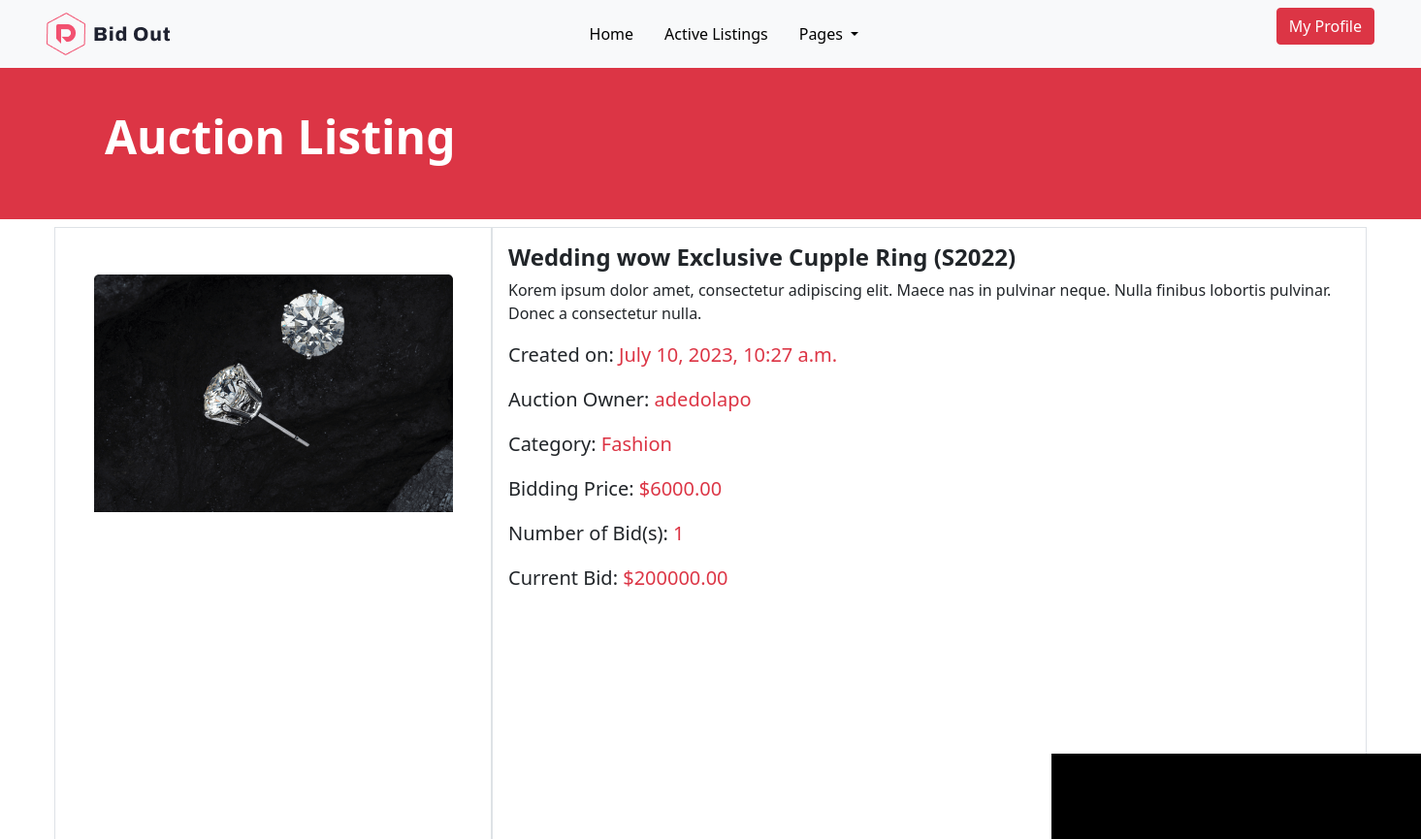
The page /auctions/d44506d3-b728-4b79-9f58-a2e37bc8bf64/ (upper part) on the database as committed earlier.
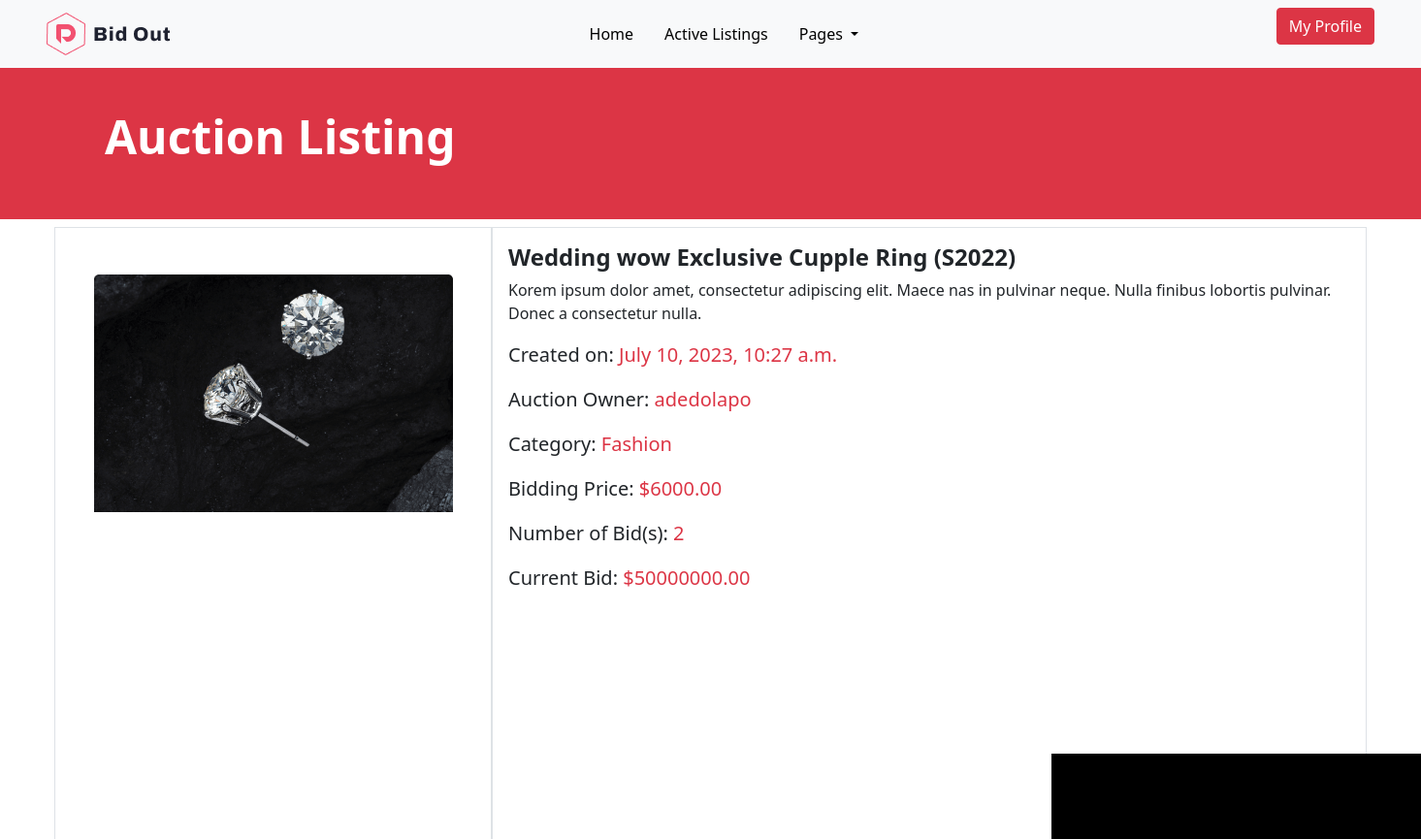
The same page on the database as committed later.
### auctions/models.py (models this page shows, shortened)
class Auction(models.Model):
    title = models.CharField(max_length=255)
    description = models.TextField(null=True, blank=True)
    featured_image = models.ImageField(
        null=True, blank=True, default="default.jpg")
    start_date = models.DateTimeField(auto_now_add=True)
    place_bid = models.OneToOneField('Bid', blank=True, related_name='bids', on_delete=models.CASCADE, null=True)
    id = models.UUIDField(default=uuid.uuid4, unique=True,
                          primary_key=True, editable=False)
    end_date = models.DateTimeField(auto_now=True, null=True, blank=True)
    price = models.DecimalField(max_digits=10, decimal_places=2, default=0, null=True, blank=True)
    starting_bid = models.DecimalField(max_digits=10, decimal_places=2, null=True, blank=True)
    category = models.ForeignKey('Category', on_delete=models.SET_NULL, null=True)
    current_bid = models.DecimalField(max_digits=10, decimal_places=2, default=0, null=True, blank=True)
    is_active = models.BooleanField(default=True)
    seller = models.ForeignKey(User, on_delete=models.SET_NULL, null=True, default=None)
    winner = models.ForeignKey(User, on_delete=models.SET_NULL, blank=True, null=True, related_name='winner_auctions')
    is_closed = models.BooleanField(default=False)

class Category(models.Model):
    name = models.CharField(max_length=255, unique=True)
    slug = AutoSlugField(populate_from='name', unique=True)
    class Meta:
        verbose_name = "Category"
        verbose_name_plural = "Categories"
        ordering = ["name"]
    def __str__(self):
        return str(self.name)

### users/models.py (models this page shows)
class User(AbstractUser):
    pass

### auctions/views.py (the view, shortened to what this page needs)
# urls.py: path('auctions/<uuid:pk>/', views.auction, name='auction_detail'),
def auction(request, pk):
    auction = get_object_or_404(Auction, pk=pk)
    bids = auction.bids.all()
    highest_bid = bids.first()
    num_bids = bids.count() if bids.exists() else 0
    auction_winner = None
    comments = Comment.objects.filter(auction=auction)
    context = {
        'auction': auction,
        'bids': bids,
        'highest_bid': highest_bid.amount if highest_bid else None,
        'num_bids': num_bids if num_bids > 0 else 'No bids yet',
        'current_bid': auction.current_bid,
        'auction_winner': auction_winner,
        'comments': comments,
    }
    return render(request, 'auctions/single-auction.html', context)

### auctions/templates/auctions/single-auction.html (shortened to what this page needs)
{% extends 'main.html' %}
{% block content %}
    <div class="container-fluid bg-danger py-5 text-white">
        <div class="row pt-5">
            <div class="col-12 col-lg-10">
                <h1 class="display-5 fw-bold ms-0 ps-0 ms-md-5 ps-md-5 pt-3">
                    Auction Listing</h1>
            </div>
        </div>
    </div>
    <div class="row mx-0 mx-md-5 p-2">
        <div class="col-12 border col-md-4 text-center">
            <img src="{{ auction.featured_image.url }}" alt="auc1" class="img-fluid py-5">
        </div>
        <div class="col-12 col-md-8 border p-3">
            <div class="auction-detail">
                <h4 class="fw-bold">{{ auction.title }}</h4>
                <p>{{ auction.description }}</p>
                <p class="fs-5">Created on: <span class="text-danger">{{ auction.start_date }}</span></p>
                <p class="fs-5">Auction Owner: <a href="{% url 'user_auctions' auction.seller.username %}" class="text-danger">{{ auction.seller.username }}</a></p>
                <p class="fs-5">Category: <span class="bidding-price text-danger">{{ auction.category }}</span></p>
                <p class="fs-5">Bidding Price: <span class="bidding-price text-danger">${{ auction.price }}</span></p>
                <p class="fs-5">Number of Bid(s): <span class="bidding-price text-danger">{{ num_bids }}</span></p>
                <p class="fs-5">Current Bid: <span class="bidding-price text-danger">${{ current_bid }}</span></p>
            </div>
            <div class="auction-action d-flex align-items-center justify-content-between">
                {% if user.is_authenticated %}
                    {% if user == auction.seller %}
                        {% if auction.is_active %}
                            <form action="{% url 'close_auction' pk=auction.id %}" method="POST">
                                {% csrf_token %}
                                <button type="submit" class="btn btn-danger mb-3 px-3">Close Auction</button>
                            </form>
                        {% else %}
                            <p class="text-danger">Auction Closed</p>
                            {% if auction.winner == user %}
                                <p class="text-success">Congratulations! You won this auction.</p>
                            {% else %}
                                <p class="text-danger">You did not win this auction.</p>
                            {% endif %}
                        {% endif %}
                    {% endif %}
                {% else %}
                    {% include 'auctions/auction_closed.html' %}
                {% endif %}
            </div>
        </div>
    </div>
{% endblock %}

Rows that differ between the two databases and show on the page:
changed Auction "Wedding wow Exclusive Cupple Ring (S2022)": current_bid "200000.00" → "50000000.00"
Other text that changed with them:
{{ num_bids }}: "1" → "2"
